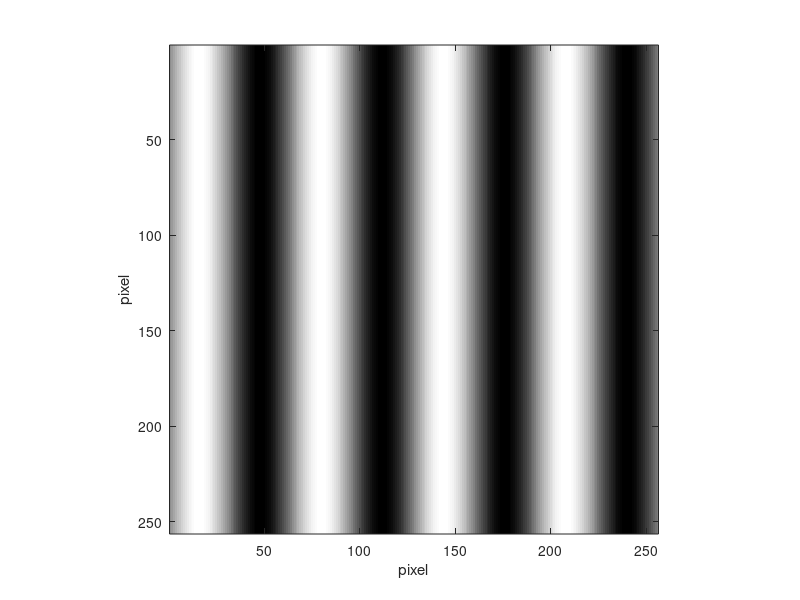
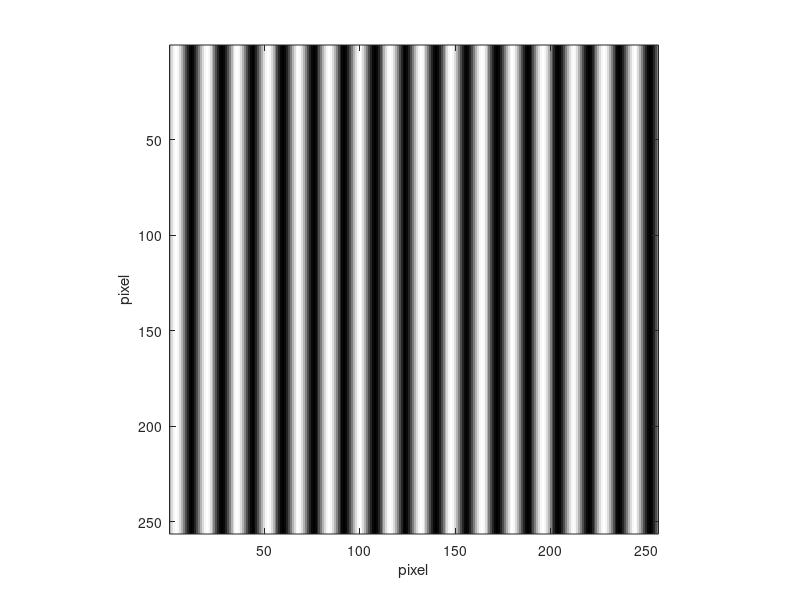
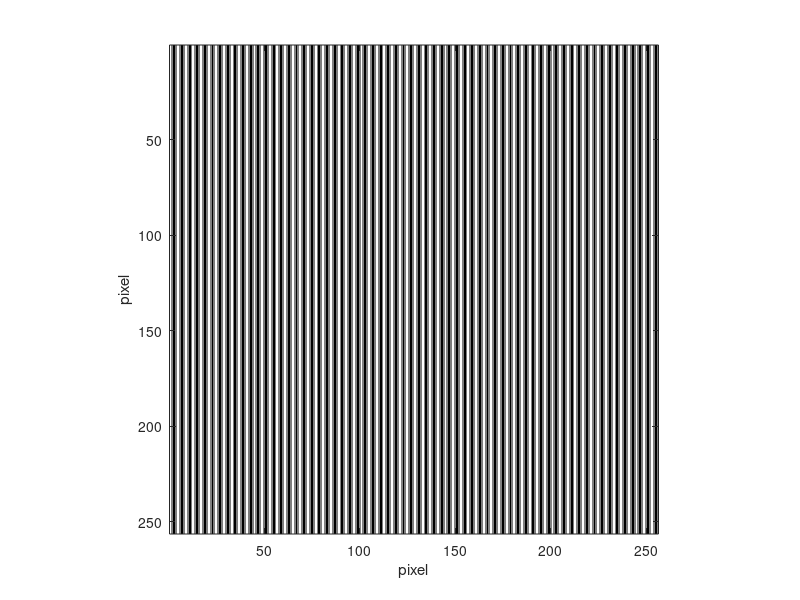
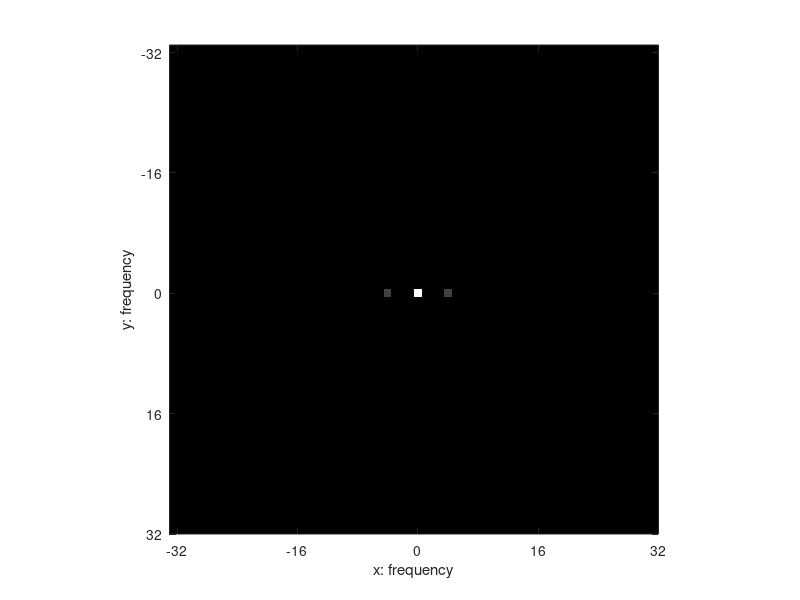

MATLAB code for these plots, in order:
clear; close all;
H = 256;
W = 256;
img4 = zeros(H,W);
img16 = zeros(H,W);
img64 = zeros(H,W);
for h = 1:H
    for w = 1:W
        img4(h,w) = 1 + sin((2*pi*w) / W*4);
        img16(h,w) = 1 + sin((2*pi*w) / W*16);
        img64(h,w) = 1 + sin((2*pi*w) / W*64);
    end
end
img4_fft = abs(fftshift(fft2(img4))).^2;
img16_fft = abs(fftshift(fft2(img16))).^2;
img64_fft = abs(fftshift(fft2(img64))).^2;

fig0 = figure;
colormap('gray');
imagesc(img4);
axis image;
xlabel('pixel');
ylabel('pixel');
exportgraphics(fig0,'../Figures/08_11_img4.pdf','ContentType','vector');
fig0 = figure;
colormap('gray');
imagesc(img16);
axis image;
xlabel('pixel');
ylabel('pixel');
exportgraphics(fig0,'../Figures/08_12_img16.pdf','ContentType','vector');
fig0 = figure;
colormap('gray');
imagesc(img64);
axis image;
xlabel('pixel');
ylabel('pixel');
exportgraphics(fig0,'../Figures/08_13_img64.pdf','ContentType','vector');

fig0 = figure;
colormap('gray');
imagesc(img4_fft);
axis image;
xticks(1:16:256);
yticks(1:16:256);
xticklabels(-128:16:127);
yticklabels(-128:16:127);
xlabel('x: frequency');
ylabel('y: frequency');
axis([128-32 128+32+1 128-32 128+32+1]);
exportgraphics(fig0,'../Figures/08_14_img4-fft.pdf','ContentType','vector');
fig0 = figure;
colormap('gray');
imagesc(img16_fft);
axis image;
xticks(1:16:256);
yticks(1:16:256);
xticklabels(-128:16:127);
yticklabels(-128:16:127);
xlabel('x: frequency');
ylabel('y: frequency');
axis([128-32 128+32+1 128-32 128+32+1]);
exportgraphics(fig0,'../Figures/08_15_img16-fft.pdf','ContentType','vector');
fig0 = figure;
colormap('gray');
imagesc(img64_fft);
axis image;
xticks(1:16:256);
yticks(1:16:256);
xticklabels(-128:16:127);
yticklabels(-128:16:127);
xlabel('x: frequency');
ylabel('y: frequency');
axis([128-80 128+80+1 128-80 128+80+1]);
exportgraphics(fig0,'../Figures/08_16_img64-fft.pdf','ContentType','vector');

% 直交成分削除
img_fft = fftshift(fft2(img4));
img_fft(129,129) = 0;
img_fft = abs(img_fft).^2;
figure;
colormap('gray');
imagesc(img_fft);
axis image;
xticks(1:16:256);
yticks(1:16:256);
xticklabels(-128:16:127);
yticklabels(-128:16:127);
xlabel('x: frequency');
ylabel('y: frequency');
axis([128-32 128+32+1 128-32 128+32+1]);
fig0 = figure;
colormap('gray');
imagesc(real(ifft2(ifftshift(img_fft))));
axis image;